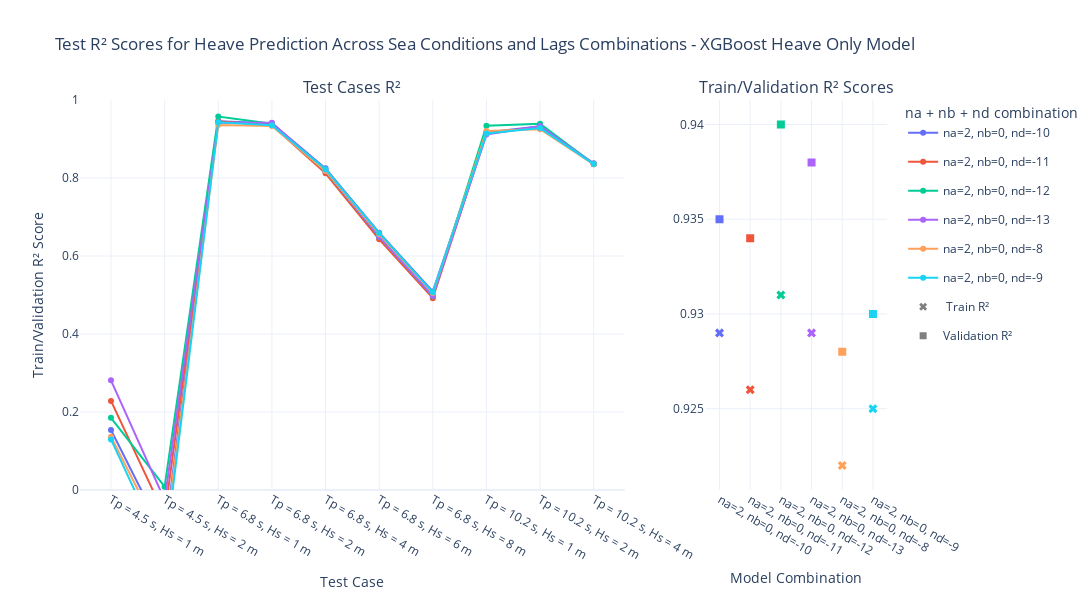

Notebook code cell kept with this figure:
### Code cell
heave_dfs_xgb = {k: v for k, v in dfs_xgb_1dof.items() if k.startswith('metrics_Xgboost_heave')}

# Define your custom x-axis order
custom_order = [
    'T4p5s_Hs1m', 
    'T4p5s_Hs2m', 
    'Tp6p8s_Hs1m',
    'Tp6p8s_Hs2m',
    'Tp6p8s_Hs4m',
    'Tp6p8s_Hs6m',
    'Tp6p8s_Hs8m',
    'T10p2s_Hs1m',
    'Tp10p2_Hs2m',
    'T10p2s_Hs4m'
]
pretty_custom_order = [test_case_pretty_map.get(tc, tc) for tc in custom_order]

# Create color map to maintain consistent color for each `comment_value`
color_map = {}

# Create two subplots with independent y-axes
fig = make_subplots(
    rows=1, cols=2,
    column_widths=[0.75, 0.25],
    subplot_titles=("Test Cases R²", "Train/Validation R² Scores"),
    shared_yaxes=False  # Disable shared y-axes
)

for df_name, original_df  in heave_dfs_xgb.items():
    df = original_df.copy()
    # Extract na, nb, nf from df_name
    match = re.search(r'na(\d+)_nb(\d+)_nf(\d+)', df_name)
    if match:
        na_val, nb_val, nf_val = match.groups()
        comment_value = f'na={na_val}, nb={nb_val}, nd=-{nf_val}'
    else:
        comment_value = df_name

    # Assign color to each unique comment_value if not already assigned
    if comment_value not in color_map:
        color_map[comment_value] = px.colors.qualitative.Plotly[len(color_map) % len(px.colors.qualitative.Plotly)]

    # Find the correct test case column
    if 'test case' in df.columns:
        test_case_col = 'test case'
    elif 'test_case' in df.columns:
        test_case_col = 'test_case'
    else:
        raise ValueError(f"No valid 'test_case' column found in {df_name}")
    
    # Sort based on custom order
    df[test_case_col] = pd.Categorical(df[test_case_col], categories=custom_order, ordered=True)
    df[test_case_col] = df[test_case_col].map(test_case_pretty_map).astype('category')
    df[test_case_col] = pd.Categorical(df[test_case_col], categories=pretty_custom_order, ordered=True)
    df = df.sort_values(test_case_col)

    # Plot the main line (pendulum)
    fig.add_trace(
        go.Scatter(
            x=df[test_case_col],
            y=df['r2_test_heave'],  # Correct for pendulum
            mode='lines+markers',
            name=comment_value,
            legendgroup=comment_value,
            line=dict(color=color_map[comment_value])  # Use the assigned color
        ),
        row=1, col=1
    )

    # Now plot the train/val points from df_summary_pitch
    summary_row = df_summary_heave_xgb_1dof[(df_summary_heave_xgb_1dof['na'] == int(na_val)) & 
                                      (df_summary_heave_xgb_1dof['nb'] == int(nb_val)) &
                                      (df_summary_heave_xgb_1dof['nd'] == -int(nf_val))]

    
    if not summary_row.empty:
        r2_train = summary_row['r2_train'].values[0]
        r2_val = summary_row['r2_val'].values[0]

        fig.add_trace(
            go.Scatter(
                x=[comment_value],
                y=[r2_train],
                mode='markers',
                marker=dict(symbol='x', size=8, color=color_map[comment_value]),  # Use the assigned color
                name=f'{comment_value} Train',
                legendgroup=comment_value,
                showlegend=False
            ),
            row=1, col=2
        )

        fig.add_trace(
            go.Scatter(
                x=[comment_value],
                y=[r2_val],
                mode='markers',
                marker=dict(symbol='square', size=8, color=color_map[comment_value]),  # Use the assigned color
                name=f'{comment_value} Val',
                legendgroup=comment_value,
                showlegend=False
            ),
            row=1, col=2
        )
# Add legend-only markers to clarify symbol meaning
fig.add_trace(
    go.Scatter(
        x=[None], y=[None],
        mode='markers',
        marker=dict(symbol='x', size=7, color='grey'),
        name=' Train R²',
        showlegend=True
    ),
    row=1, col=2
)

fig.add_trace(
    go.Scatter(
        x=[None], y=[None],
        mode='markers',
        marker=dict(symbol='square', size=7, color='grey'),
        name='Validation R²',
        showlegend=True
    ),
    row=1, col=2
)
# Final layout adjustments
fig.update_layout(
    title="Test R² Scores for Heave Prediction Across Sea Conditions and Lags Combinations - XGBoost Heave Only Model",
    xaxis_title="Test Case",
    xaxis2_title="Model Combination",
    yaxis_title="R² Score",
    template="plotly_white",
    height=600,
    width=1200,
    legend_title="na + nb + nd combination",
    xaxis=dict(
        categoryorder='array',
        categoryarray=pretty_custom_order
    ),
    # Adjust the zoom to fit the second plot
    yaxis1=dict(
        title="Train/Validation R² Score",
        range=[0, 1],  # You can adjust the range based on the data
        showgrid=True
    )
)

fig.show()

### Figure 1 — Plotly figure (JSON) as saved in the notebook; plotly's stock layout.template omitted (floating-point values rounded to 4 significant figures)
{"data": [{"legendgroup": "na=2, nb=0, nd=-10", "line": {"color": "#636EFA"}, "mode": "lines+markers", "name": "na=2, nb=0, nd=-10", "type": "scatter", "x": ["Tp = 4.5 s, Hs = 1 m", "Tp = 4.5 s, Hs = 2 m", "Tp = 6.8 s, Hs = 1 m", "Tp = 6.8 s, Hs = 2 m", "Tp = 6.8 s, Hs = 4 m", "Tp = 6.8 s, Hs = 6 m", "Tp = 6.8 s, Hs = 8 m", "Tp = 10.2 s, Hs = 1 m", "Tp = 10.2 s, Hs = 2 m", "Tp = 10.2 s, Hs = 4 m"], "xaxis": "x", "y": [0.1538, -0.1194, 0.9452, 0.9405, 0.8247, 0.6598, 0.5093, 0.9168, 0.9327, 0.8377], "yaxis": "y"}, {"legendgroup": "na=2, nb=0, nd=-10", "marker": {"color": "#636EFA", "size": 8, "symbol": "x"}, "mode": "markers", "name": "na=2, nb=0, nd=-10 Train", "showlegend": false, "type": "scatter", "x": ["na=2, nb=0, nd=-10"], "xaxis": "x2", "y": [0.929], "yaxis": "y2"}, {"legendgroup": "na=2, nb=0, nd=-10", "marker": {"color": "#636EFA", "size": 8, "symbol": "square"}, "mode": "markers", "name": "na=2, nb=0, nd=-10 Val", "showlegend": false, "type": "scatter", "x": ["na=2, nb=0, nd=-10"], "xaxis": "x2", "y": [0.935], "yaxis": "y2"}, {"legendgroup": "na=2, nb=0, nd=-11", "line": {"color": "#EF553B"}, "mode": "lines+markers", "name": "na=2, nb=0, nd=-11", "type": "scatter", "x": ["Tp = 4.5 s, Hs = 1 m", "Tp = 4.5 s, Hs = 2 m", "Tp = 6.8 s, Hs = 1 m", "Tp = 6.8 s, Hs = 2 m", "Tp = 6.8 s, Hs = 4 m", "Tp = 6.8 s, Hs = 6 m", "Tp = 6.8 s, Hs = 8 m", "Tp = 10.2 s, Hs = 1 m", "Tp = 10.2 s, Hs = 2 m", "Tp = 10.2 s, Hs = 4 m"], "xaxis": "x", "y": [0.2284, -0.06508, 0.9453, 0.9354, 0.8121, 0.6427, 0.4919, 0.9141, 0.9307, 0.8355], "yaxis": "y"}, {"legendgroup": "na=2, nb=0, nd=-11", "marker": {"color": "#EF553B", "size": 8, "symbol": "x"}, "mode": "markers", "name": "na=2, nb=0, nd=-11 Train", "showlegend": false, "type": "scatter", "x": ["na=2, nb=0, nd=-11"], "xaxis": "x2", "y": [0.926], "yaxis": "y2"}, {"legendgroup": "na=2, nb=0, nd=-11", "marker": {"color": "#EF553B", "size": 8, "symbol": "square"}, "mode": "markers", "name": "na=2, nb=0, nd=-11 Val", "showlegend": false, "type": "scatter", "x": ["na=2, nb=0, nd=-11"], "xaxis": "x2", "y": [0.934], "yaxis": "y2"}, {"legendgroup": "na=2, nb=0, nd=-12", "line": {"color": "#00CC96"}, "mode": "lines+markers", "name": "na=2, nb=0, nd=-12", "type": "scatter", "x": ["Tp = 4.5 s, Hs = 1 m", "Tp = 4.5 s, Hs = 2 m", "Tp = 6.8 s, Hs = 1 m", "Tp = 6.8 s, Hs = 2 m", "Tp = 6.8 s, Hs = 4 m", "Tp = 6.8 s, Hs = 6 m", "Tp = 6.8 s, Hs = 8 m", "Tp = 10.2 s, Hs = 1 m", "Tp = 10.2 s, Hs = 2 m", "Tp = 10.2 s, Hs = 4 m"], "xaxis": "x", "y": [0.185, 0.008435, 0.9576, 0.9391, 0.8176, 0.6489, 0.4966, 0.9343, 0.939, 0.8361], "yaxis": "y"}, {"legendgroup": "na=2, nb=0, nd=-12", "marker": {"color": "#00CC96", "size": 8, "symbol": "x"}, "mode": "markers", "name": "na=2, nb=0, nd=-12 Train", "showlegend": false, "type": "scatter", "x": ["na=2, nb=0, nd=-12"], "xaxis": "x2", "y": [0.931], "yaxis": "y2"}, {"legendgroup": "na=2, nb=0, nd=-12", "marker": {"color": "#00CC96", "size": 8, "symbol": "square"}, "mode": "markers", "name": "na=2, nb=0, nd=-12 Val", "showlegend": false, "type": "scatter", "x": ["na=2, nb=0, nd=-12"], "xaxis": "x2", "y": [0.94], "yaxis": "y2"}, {"legendgroup": "na=2, nb=0, nd=-13", "line": {"color": "#AB63FA"}, "mode": "lines+markers", "name": "na=2, nb=0, nd=-13", "type": "scatter", "x": ["Tp = 4.5 s, Hs = 1 m", "Tp = 4.5 s, Hs = 2 m", "Tp = 6.8 s, Hs = 1 m", "Tp = 6.8 s, Hs = 2 m", "Tp = 6.8 s, Hs = 4 m", "Tp = 6.8 s, Hs = 6 m", "Tp = 6.8 s, Hs = 8 m", "Tp = 10.2 s, Hs = 1 m", "Tp = 10.2 s, Hs = 2 m", "Tp = 10.2 s, Hs = 4 m"], "xaxis": "x", "y": [0.2813, -0.02535, 0.9417, 0.942, 0.8181, 0.6495, 0.4974, 0.9112, 0.9334, 0.8359], "yaxis": "y"}, {"legendgroup": "na=2, nb=0, nd=-13", "marker": {"color": "#AB63FA", "size": 8, "symbol": "x"}, "mode": "markers", "name": "na=2, nb=0, nd=-13 Train", "showlegend": false, "type": "scatter", "x": ["na=2, nb=0, nd=-13"], "xaxis": "x2", "y": [0.929], "yaxis": "y2"}, {"legendgroup": "na=2, nb=0, nd=-13", "marker": {"color": "#AB63FA", "size": 8, "symbol": "square"}, "mode": "markers", "name": "na=2, nb=0, nd=-13 Val", "showlegend": false, "type": "scatter", "x": ["na=2, nb=0, nd=-13"], "xaxis": "x2", "y": [0.938], "yaxis": "y2"}, {"legendgroup": "na=2, nb=0, nd=-8", "line": {"color": "#FFA15A"}, "mode": "lines+markers", "name": "na=2, nb=0, nd=-8", "type": "scatter", "x": ["Tp = 4.5 s, Hs = 1 m", "Tp = 4.5 s, Hs = 2 m", "Tp = 6.8 s, Hs = 1 m", "Tp = 6.8 s, Hs = 2 m", "Tp = 6.8 s, Hs = 4 m", "Tp = 6.8 s, Hs = 6 m", "Tp = 6.8 s, Hs = 8 m", "Tp = 10.2 s, Hs = 1 m", "Tp = 10.2 s, Hs = 2 m", "Tp = 10.2 s, Hs = 4 m"], "xaxis": "x", "y": [0.1364, -0.1341, 0.9358, 0.9334, 0.8183, 0.6555, 0.5048, 0.9206, 0.925, 0.8351], "yaxis": "y"}, {"legendgroup": "na=2, nb=0, nd=-8", "marker": {"color": "#FFA15A", "size": 8, "symbol": "x"}, "mode": "markers", "name": "na=2, nb=0, nd=-8 Train", "showlegend": false, "type": "scatter", "x": ["na=2, nb=0, nd=-8"], "xaxis": "x2", "y": [0.922], "yaxis": "y2"}, {"legendgroup": "na=2, nb=0, nd=-8", "marker": {"color": "#FFA15A", "size": 8, "symbol": "square"}, "mode": "markers", "name": "na=2, nb=0, nd=-8 Val", "showlegend": false, "type": "scatter", "x": ["na=2, nb=0, nd=-8"], "xaxis": "x2", "y": [0.928], "yaxis": "y2"}, {"legendgroup": "na=2, nb=0, nd=-9", "line": {"color": "#19D3F3"}, "mode": "lines+markers", "name": "na=2, nb=0, nd=-9", "type": "scatter", "x": ["Tp = 4.5 s, Hs = 1 m", "Tp = 4.5 s, Hs = 2 m", "Tp = 6.8 s, Hs = 1 m", "Tp = 6.8 s, Hs = 2 m", "Tp = 6.8 s, Hs = 4 m", "Tp = 6.8 s, Hs = 6 m", "Tp = 6.8 s, Hs = 8 m", "Tp = 10.2 s, Hs = 1 m", "Tp = 10.2 s, Hs = 2 m", "Tp = 10.2 s, Hs = 4 m"], "xaxis": "x", "y": [0.1296, -0.1664, 0.9428, 0.9352, 0.8224, 0.6586, 0.5068, 0.9144, 0.928, 0.8357], "yaxis": "y"}, {"legendgroup": "na=2, nb=0, nd=-9", "marker": {"color": "#19D3F3", "size": 8, "symbol": "x"}, "mode": "markers", "name": "na=2, nb=0, nd=-9 Train", "showlegend": false, "type": "scatter", "x": ["na=2, nb=0, nd=-9"], "xaxis": "x2", "y": [0.925], "yaxis": "y2"}, {"legendgroup": "na=2, nb=0, nd=-9", "marker": {"color": "#19D3F3", "size": 8, "symbol": "square"}, "mode": "markers", "name": "na=2, nb=0, nd=-9 Val", "showlegend": false, "type": "scatter", "x": ["na=2, nb=0, nd=-9"], "xaxis": "x2", "y": [0.93], "yaxis": "y2"}, {"marker": {"color": "grey", "size": 7, "symbol": "x"}, "mode": "markers", "name": " Train R²", "showlegend": true, "type": "scatter", "x": [null], "xaxis": "x2", "y": [null], "yaxis": "y2"}, {"marker": {"color": "grey", "size": 7, "symbol": "square"}, "mode": "markers", "name": "Validation R²", "showlegend": true, "type": "scatter", "x": [null], "xaxis": "x2", "y": [null], "yaxis": "y2"}], "layout": {"annotations": [{"font": {"size": 16}, "showarrow": false, "text": "Test Cases R²", "x": 0.3375, "xanchor": "center", "xref": "paper", "y": 1, "yanchor": "bottom", "yref": "paper"}, {"font": {"size": 16}, "showarrow": false, "text": "Train/Validation R² Scores", "x": 0.8875, "xanchor": "center", "xref": "paper", "y": 1, "yanchor": "bottom", "yref": "paper"}], "height": 600, "legend": {"title": {"text": "na + nb + nd combination"}}, "title": {"text": "Test R² Scores for Heave Prediction Across Sea Conditions and Lags Combinations - XGBoost Heave Only Model"}, "width": 1200, "xaxis": {"anchor": "y", "categoryarray": ["Tp = 4.5 s, Hs = 1 m", "Tp = 4.5 s, Hs = 2 m", "Tp = 6.8 s, Hs = 1 m", "Tp = 6.8 s, Hs = 2 m", "Tp = 6.8 s, Hs = 4 m", "Tp = 6.8 s, Hs = 6 m", "Tp = 6.8 s, Hs = 8 m", "Tp = 10.2 s, Hs = 1 m", "Tp = 10.2 s, Hs = 2 m", "Tp = 10.2 s, Hs = 4 m"], "categoryorder": "array", "domain": [0, 0.675], "title": {"text": "Test Case"}}, "xaxis2": {"anchor": "y2", "domain": [0.775, 1], "title": {"text": "Model Combination"}}, "yaxis": {"anchor": "x", "domain": [0, 1], "range": [0, 1], "showgrid": true, "title": {"text": "Train/Validation R² Score"}}, "yaxis2": {"anchor": "x2", "domain": [0, 1]}}}
